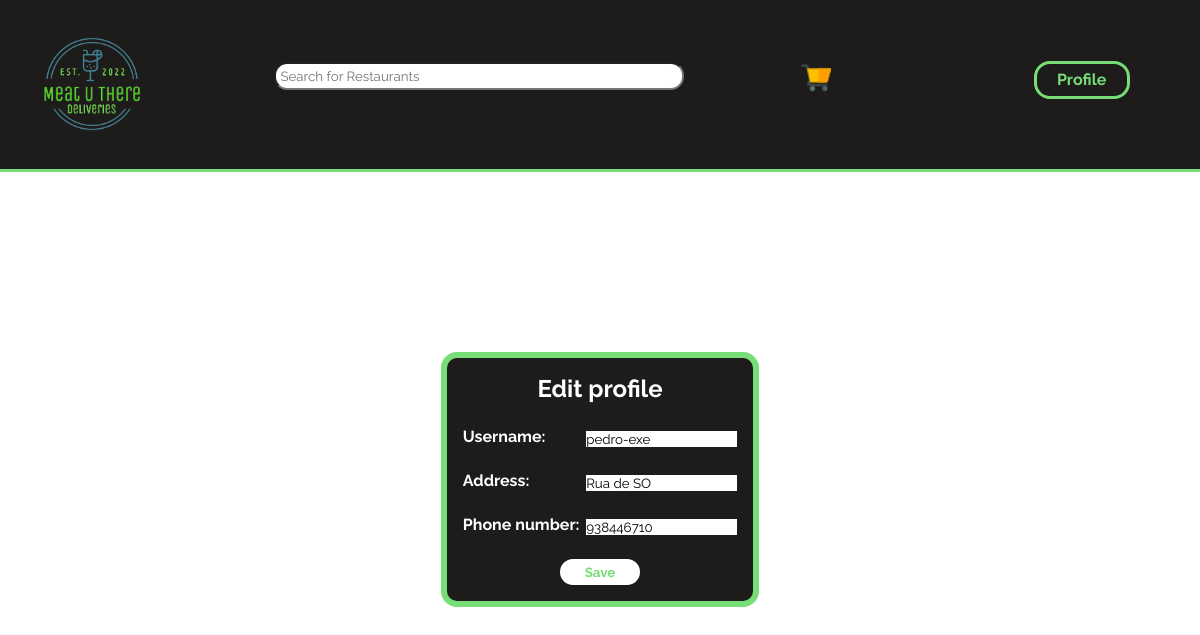
The page /profile.php (signed in) on the database its author committed.
### tables this page shows
CREATE TABLE User(
    idUser INTEGER PRIMARY KEY,
    username VARCHAR,
    password VARCHAR,
    address VARCHAR,
    phoneNumber NUMBER
);

### database/users.php (called while the page is built, shortened)
<?php
    function getUserInfo($db){
        $stmt = $db->prepare('SELECT *
                              FROM User
                              WHERE username=:username');
        $stmt->bindParam(':username',$_SESSION['username']);
        $stmt->execute();
        $stmt = $stmt->fetch();
        return $stmt;
    }
?>

### profile.php (the view, shortened to what this page needs)
<?php
    require_once("templates/common.php");
    require_once("database/connection.php");
    require_once("database/users.php");
    $db=getDatabaseConnection();
    $user_info = getUserInfo($db);
    output_header("profile");?>
    <form action="action_edit_profile.php" method="post">
        <h2>Edit profile</h2>
        <label class="field">Username:
            <input type="text" name="username" value="<?=$user_info["username"]?>">
        </label>
        <br>
        <label class="field">Address:
            <input type="text" name="address" value="<?=$user_info["address"]?>">
        </label>
        <br>
        <label class="field">Phone number:
            <input type="tel" name="phoneNumber" value="<?=$user_info["phoneNumber"]?>">
        </label>
        <br>
        <button type="submit">Save</button>
    </form>

### styles/common.css (style rules this page uses)
* { padding: 0; margin: 0; font-family: 'Raleway', sans-serif; }
body { font-family: "IBM Plex Mono", 'Courier New', monospace; background-color: white; width:100%; align-items: center; justify-content: center; min-height:100%; }

### styles/profile.css (style rules this page uses)
body { background-image:url("../imgs/background.jpg"); background-size:cover; width:100% }
form { display: table; padding: 1em; border:0.4em solid #77DD77; background-color: #1D1C1A; border-radius:1em; margin: auto; margin-top: 15%; }
form h2 { color: white; padding-bottom: 1em; justify-content: center; display: flex; font-weight: bold; }
form label { color:white; display:inline-block; padding-bottom:1.5em; padding-top:0em; font-weight: bold; width:100%; }
form label input { border:0; display:float; float:right; margin-left:0.5em; margin-top: 0.3em; }
form button { display: flex; justify-content: center; align-items: center; margin:auto; height: 2em; width: 6em; background-color: white; font-weight: bold; color: #77DD77; border: 0; border-radius:1em; }

### rows shown on the page
user: username "pedro-exe", address "Rua de SO", phoneNumber "938446710"
